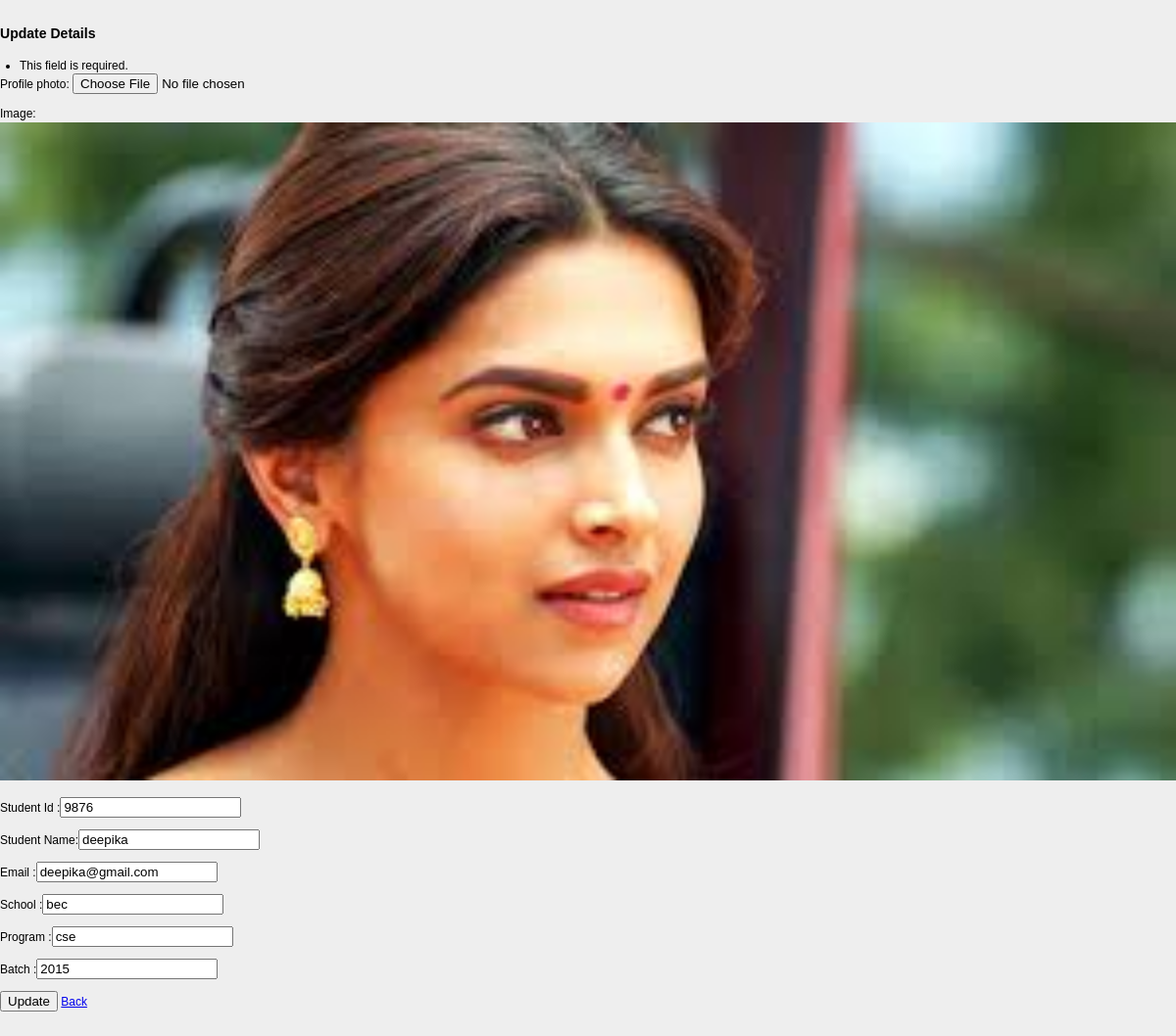
Page /update/9876 on the committed database.
### app_crudoper/models.py (models this page shows)
class Student(models.Model):
    Image = models.ImageField(upload_to='images', blank=True, null=True)
    Student_ID = models.IntegerField()
    Username = models.CharField(max_length=100)
    Name = models.CharField(max_length=100)
    Email = models.EmailField()
    School = models.CharField(max_length=100)
    Program = models.CharField(max_length=100)
    Batch = models.IntegerField()
    password = models.CharField(max_length=50)

### app_crudoper/views.py (the view, shortened to what this page needs)
# urls.py: path('update/<int:id>', views.update, name='update'),
def update(request, id):
    student = Student.objects.get(Student_ID=id)
    photo_upload_form = ImageUploadForm(request.POST, request.FILES)
    return render(request, 'edit.html', {'student': student, 'form': photo_upload_form})

### app_crudoper/forms.py
class ImageUploadForm(forms.Form):
    profile_photo = forms.ImageField(allow_empty_file=True)

### app_crudoper/templates/edit.html (shortened to what this page needs)
<!DOCTYPE html>
{% load static %}
<html lang="en">
<head>
    <link rel="stylesheet" href="{% static 'css/style.css' %}"/>
</head>
<body>
<form method="post" class="post-form" action="/update/{{student.Student_ID}}" enctype="multipart/form-data">
    <div class="container">
        <div class="form-group row">
            <div class="col-sm-4">
                <h3>Update Details</h3>
            </div>
        </div>
        <div class="form-group row">
            {{ form.as_p }}
            Image: <input type="hidden" name="image"/>
            <img src="{{ student.Image.url }}/{{student.Image}}" class="img-thumbnail" width="100%" ><br><p></p>
            Student Id  :<input type="text" name="id" id="id_Student_ID" required maxlength="20" value="{{ student.Student_ID }}"/><br><p></p>
            Student Name:<input type="text" name="name" id="id_Name" required maxlength="100" value="{{ student.Name }}" /><br><p></p>
            Email       :<input type="email" name="email" id="id_Email" required maxlength="254" value="{{ student.Email }}" /><br><p></p>
            School      :<input type="text" name="school" id="id_School" required maxlength="15" value="{{ student.School }}" /><br><p></p>
            Program     :<input type="text" name="program" id="id_Program" required maxlength="15" value="{{ student.Program }}" /><br><p></p>
            Batch       :<input type="text" name="batch" id="id_Batch" required maxlength="15" value="{{ student.Batch }}" /><br><p></p>
        </div>
    </div>
    <div class="form-group row">
        <div class="col-sm-4">
            <button type="submit" class="btn btn-success">Update</button>
            <a href="/show/" name="submit" class="btn btn-primary">Back</a>
        </div>
    </div>
</form>
</body>
</html>

### app_crudoper/static/css/style.css (style rules this page uses)
body { font:12px/1.4 Verdana,Arial; background:#eee; height:100%; margin:25px 0; padding:0 }
p { margin-top:0 }
ul { margin:0; padding-left:20px }

### rows in the picture
Student: Image (picture), id "9876", name "deepika", email "deepika@gmail.com", school "bec", program "cse", batch "2015"
